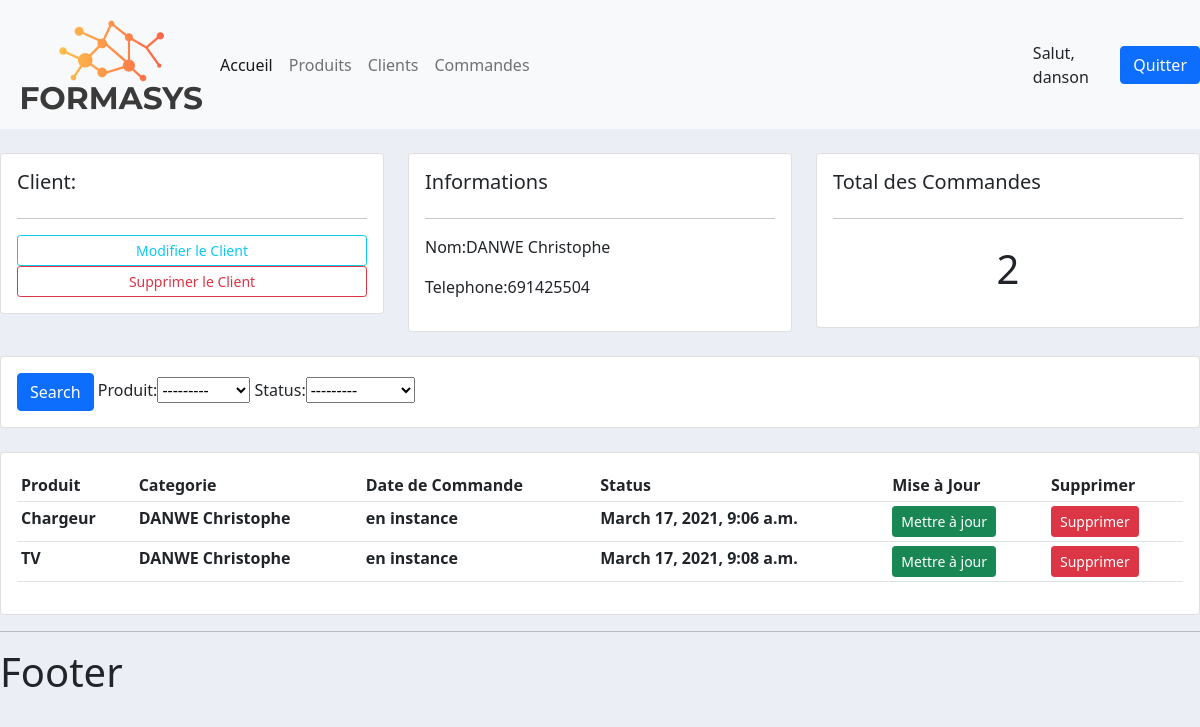
/client/1/ (signed in), run on the app's committed database.
### client/models.py (models this page shows)
class Client(models.Model):
    nom = models.CharField(max_length=200, null=True)
    telephone = models.CharField(max_length=200,null=True)
    date_creation = models.DateTimeField(auto_now_add=True)
    def __str__(self):
        return self.nom

### commande/models.py (models this page shows, shortened)
class Commande(models.Model):
    STATUS = (('en instance', 'en instance'),
              ('non livré', 'non livré'),
              ('livré', 'livré'))
    client = models.ForeignKey(Client, null=True, on_delete=models.SET_NULL)
    produit = models.ForeignKey(Produit, null=True,on_delete=models.SET_NULL)
    status = models.CharField(max_length=200, null=True, choices=STATUS)
    date_creation = models.DateTimeField(auto_now_add=True)

### produit/models.py (models this page shows)
class Produit(models.Model):
    nom = models.CharField(max_length=200, null=True)
    prix = models.FloatField(null=True)
    date_creation = models.DateTimeField(auto_now_add=True)
    tag = models.ManyToManyField(Tag)
    def __str__(self):
        return self.nom

### client/views.py (the view)
# urls.py: path('<str:pk>/', views.Liste_client, name="client")
@login_required(login_url='login')
def Liste_client(request, pk):
    client = Client.objects.get(id=pk)
    commande = client.commande_set.all()
    commande_total = commande.count()
    myFilter = CommandeFilter(request.GET, queryset=commande)
    commande = myFilter.qs
    context = {'client':client, 'commande':commande, 'commande_total':commande_total, 'myFilter':myFilter}
    return render(request, 'client/list_client.html',context)

### templates/client/list_client.html (shortened to what this page needs)
{% extends 'main.html' %}
{% block content %}
	<br>
<div class="row">
	<div class="col-md">
		<div class="card card-body">
			<h5>Client:</h5>
			<hr>
			<a class="btn btn-outline-info  btn-sm btn-block" href="">Modifier le Client</a>
			<a class="btn btn-outline-danger  btn-sm btn-block" href="">Supprimer le Client</a>
		</div>
	</div>
	<div class="col-md">
		<div class="card card-body">
			<h5>Informations</h5>
			<hr>
			<p>Nom:{{ client.nom }} </p>
			<p>Telephone:{{ client.telephone }} </p>
		</div>
	</div>
	<div class="col-md">
		<div class="card card-body">
			<h5>Total des Commandes</h5>
			<hr>
			<h1 style="text-align: center;padding: 10px">{{ commande_total }}</h1>
		</div>
	</div>
</div>
<br>
<div class="row">
	<div class="col">
		<div class="card card-body">
			<form method="get">
		    <button class="btn btn-primary" type="submit">Search</button>
				{{ myFilter.form  }}
		  </form>
		</div>
	</div>
</div>
<br>
<div class="row">
	<div class="col-md">
		<div class="card card-body">
			<table class="table table-sm">
				<tr>
					<th>Produit</th>
					<th>Categorie</th>
					<th>Date de Commande</th>
					<th>Status</th>
					<th>Mise à Jour</th>
					<th>Supprimer</th>
				</tr>
				{% for commande in commande %}
				<tr>
				<th>{{ commande.produit }}</th>
				<th>{{ commande.client }}</th>
				<th>{{ commande.status }}</th>
				<th>{{ commande.date_creation }}</th>
				<th><a class="btn btn-sm btn-success" href="{% url 'modifier_commande' commande.id %}"> Mettre à jour</a></th>
				<th><a class="btn btn-sm btn-danger" href="{% url 'supprimer_commande' commande.id %}"> Supprimer</a></th>
				</tr>
					{% endfor %}
			</table>
		</div>
	</div>
</div>
{% endblock content%}

### templates/base/navbar.html (shortened to what this page needs)
{% load static %}
<nav class="navbar navbar-expand-lg navbar-light bg-light">
  <div class="container-fluid">
    <img src="{% static 'images/logo.png' %}">
    <div class="collapse navbar-collapse" id="navbarNav">
      <ul class="navbar-nav">
        <li class="nav-item">
          <a class="nav-link active" aria-current="page" href="{% url 'accueil' %}">Accueil</a>
        </li>
        <li class="nav-item">
          <a class="nav-link" href="#">Produits</a>
        </li>
        <li class="nav-item">
          <a class="nav-link" href="#">Clients</a>
        </li>
          <li class="nav-item">
          <a class="nav-link" href="#">Commandes</a>
        </li>
      </ul>
    </div>
  </div>
    <span>Salut, {{ request.user }}</span>
  <span><a href="{% url 'logout' %}"><button type="button" class="btn btn-primary">Quitter</button></a></span>
</nav>

### static/css/main.css (style rules this page uses)
body { background-color: #ebeff5; }

### data on the page
Client: nom "DANWE Christophe", telephone "691425504"
Commande: produit "Chargeur", client "DANWE Christophe", status "en instance", date_creation "March 17, 2021, 9:06 a.m."
Commande: produit "TV", client "DANWE Christophe", status "en instance", date_creation "March 17, 2021, 9:08 a.m."

### other printed values
{{ request.user }} "danson"
{{ commande_total }} "2"
